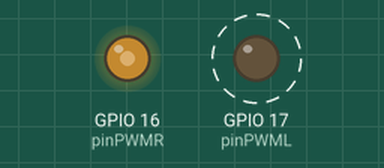
The sketch below on a simulated ESP32. Parts: output pins drawn as LEDs (lit = HIGH). Dashed ring = blinking.

Above: at 0.05 s.
At 1.0 s:
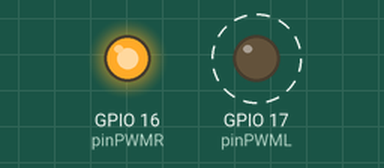
At 2.0 s:
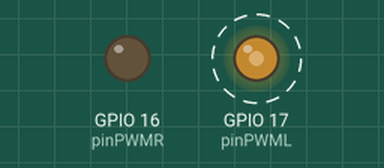
Timing chart, 0 to 4.6 s (numbered marks = the images above):
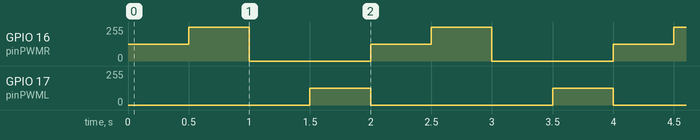

Measured:
- by itself, GPIO 16 (pinPWMR): repeats every 2.0 s: 255/255 0.50 s, 0/255 1.0 s, 125/255 0.50 s
- by itself, GPIO 17 (pinPWML): alternates 125/255 for 0.50 s and 0/255 for 1.5 s

The sketch:

pwmTest.ino
```cpp
// Pins til PWM
const int pinPWMR = 16;  // 16 corresponds to GPIO16 men hvad vil vi vælge ???
const int pinPWML = 17;  // blå ledning

// setting PWM properties
const int freq = 10000; // PWM frekvens
const int pwmChannelR = 0; // Ved jeg ikke helt hvad gør
const int pwmChannelL = 1; // Ved jeg ikke helt hvad gør
const int resolution = 12; // bit resolution tror jeg (så 0 - 4095)


void setup() {
  // put your setup code here, to run once:
  // configure LED PWM functionalitites
  ledcSetup(pwmChannelR, freq, resolution);
  ledcSetup(pwmChannelL, freq, resolution);

  // attach the channel to the GPIO to be controlled
  ledcAttachPin(pinPWMR, pwmChannelR);
  ledcAttachPin(pinPWML, pwmChannelL);

}

void loop() {
  // put your main code here, to run repeatedly:

  ledcWrite(pwmChannelR, 2000);
  ledcWrite(pwmChannelL, 0);
  delay(500);
  ledcWrite(pwmChannelR, 4095);
  ledcWrite(pwmChannelL, 0);
  delay(500);
  ledcWrite(pwmChannelR, 0);
  ledcWrite(pwmChannelL, 0);
  delay(500);
  ledcWrite(pwmChannelR, 0);
  ledcWrite(pwmChannelL, 2000);
  delay(500);


}
```
